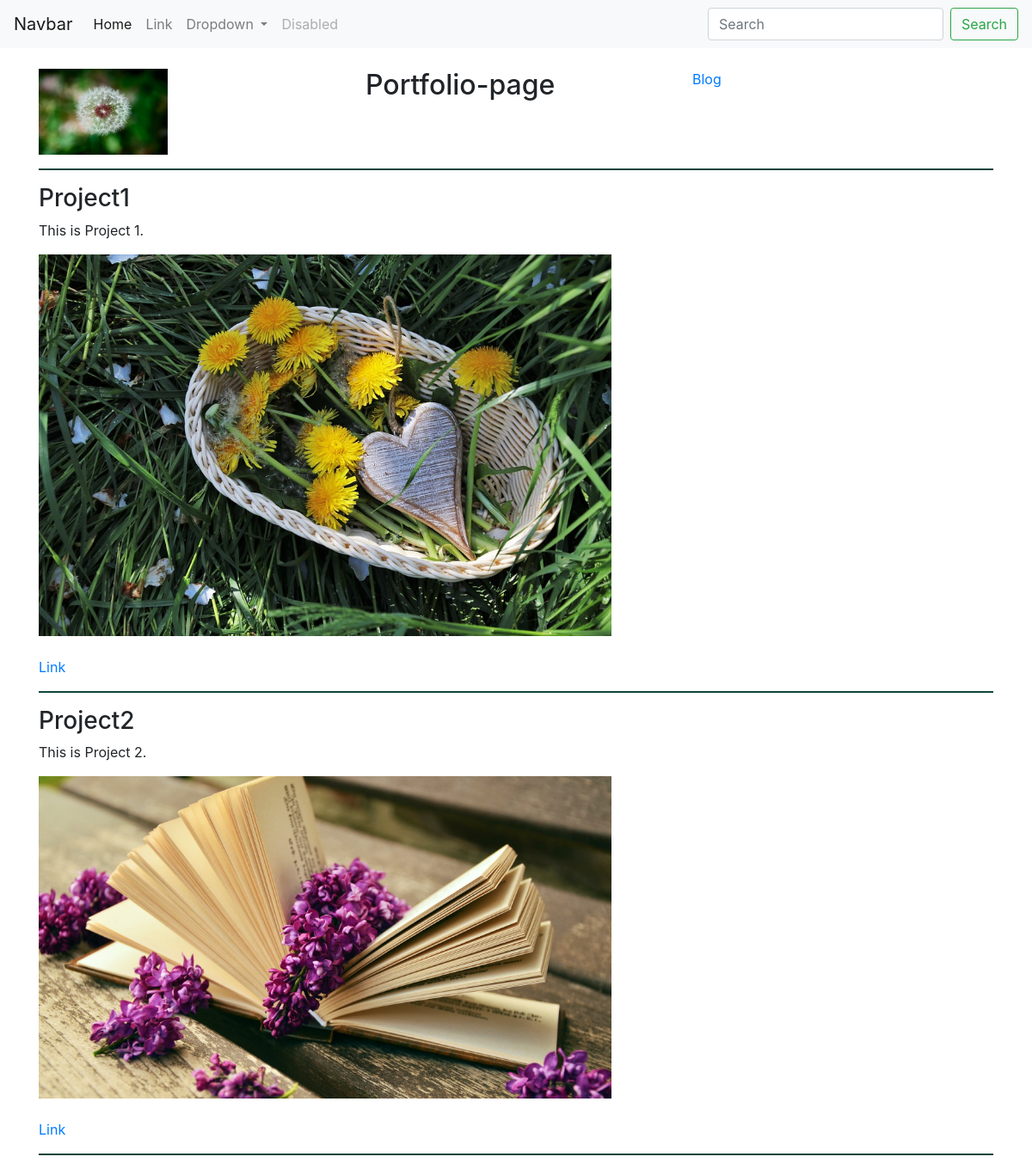
The page / on the database its author committed.
### portfolio/models.py (models this page shows, shortened)
class PortfolioModel(models.Model):
    title = models.CharField(max_length=100)
    description = models.CharField(max_length=250)
    image = models.ImageField(upload_to='portfolio/images')
    url = models.URLField(blank=True)

### portfolio/views.py (the view)
# urls.py: path('', views.home, name='all_blogs'),
def home(request):
    projects = PortfolioModel.objects.all()
    return render(request, 'portfolio/home.html', {'projects': projects})

### portfolio/templates/portfolio/home.html (shortened to what this page needs)
{% extends 'portfolio/base.html' %}
{% block content %}
<link rel="stylesheet" href="https://stackpath.bootstrapcdn.com/bootstrap/4.5.2/css/bootstrap.min.css"
>
{% load static %}
<br>
<div class="container">
    <div class="row">
        <div class="col-4">
            <img src="{% static 'portfolio/photonature.jpeg' %}" width="150px" height="100px">
        </div>
        <div class="col-4">
            <h2>Portfolio-page</h2>
        </div>
        <div class="col-4">
            <a href="{% url 'blog:all_blogs'%}">Blog</a>
        </div>
    </div>
    <hr style="height:2px;background-color:#10453B;border:none;" noshade/>
    {% for project in projects%}
    <h3>{{project.title}}</h3>
    <p>{{project.description}}</p>
    <img src="{{project.image.url}}" height="50%" width="60%"/>
    <br>
    <br>
    {% if project.url%}
    <a href="{{project.url}}">Link</a>
    {%endif%}
    <hr style="height:2px;background-color:#10453B;border:none;" noshade/>
    {%endfor%}
</div>
{% endblock %}

### portfolio/templates/portfolio/base.html (shortened to what this page needs)
<!doctype html>
<html lang="en">
<head>
    <link rel="stylesheet" href="https://stackpath.bootstrapcdn.com/bootstrap/4.4.1/css/bootstrap.min.css"
>
</head>
<body>
<nav class="navbar navbar-expand-lg navbar-light bg-light">
    <a class="navbar-brand" href="#">Navbar</a>
    <div class="collapse navbar-collapse" id="navbarSupportedContent">
        <ul class="navbar-nav mr-auto">
            <li class="nav-item active">
                <a class="nav-link" href="#">Home <span class="sr-only">(current)</span></a>
            </li>
            <li class="nav-item">
                <a class="nav-link" href="#">Link</a>
            </li>
            <li class="nav-item dropdown">
                <a class="nav-link dropdown-toggle" href="#" id="navbarDropdown" role="button" data-toggle="dropdown"
                   aria-haspopup="true" aria-expanded="false">
                    Dropdown
                </a>
            </li>
            <li class="nav-item">
                <a class="nav-link disabled" href="#" tabindex="-1" aria-disabled="true">Disabled</a>
            </li>
        </ul>
        <form class="form-inline my-2 my-lg-0">
            <input class="form-control mr-sm-2" type="search" placeholder="Search" aria-label="Search">
            <button class="btn btn-outline-success my-2 my-sm-0" type="submit">Search</button>
        </form>
    </div>
</nav>
{% block content %} {% endblock %}
</body>
</html>

### rows shown on the page
PortfolioModel: title "Project1", description "This is Project 1.", image (picture)
PortfolioModel: title "Project2", description "This is Project 2.", image (picture)
